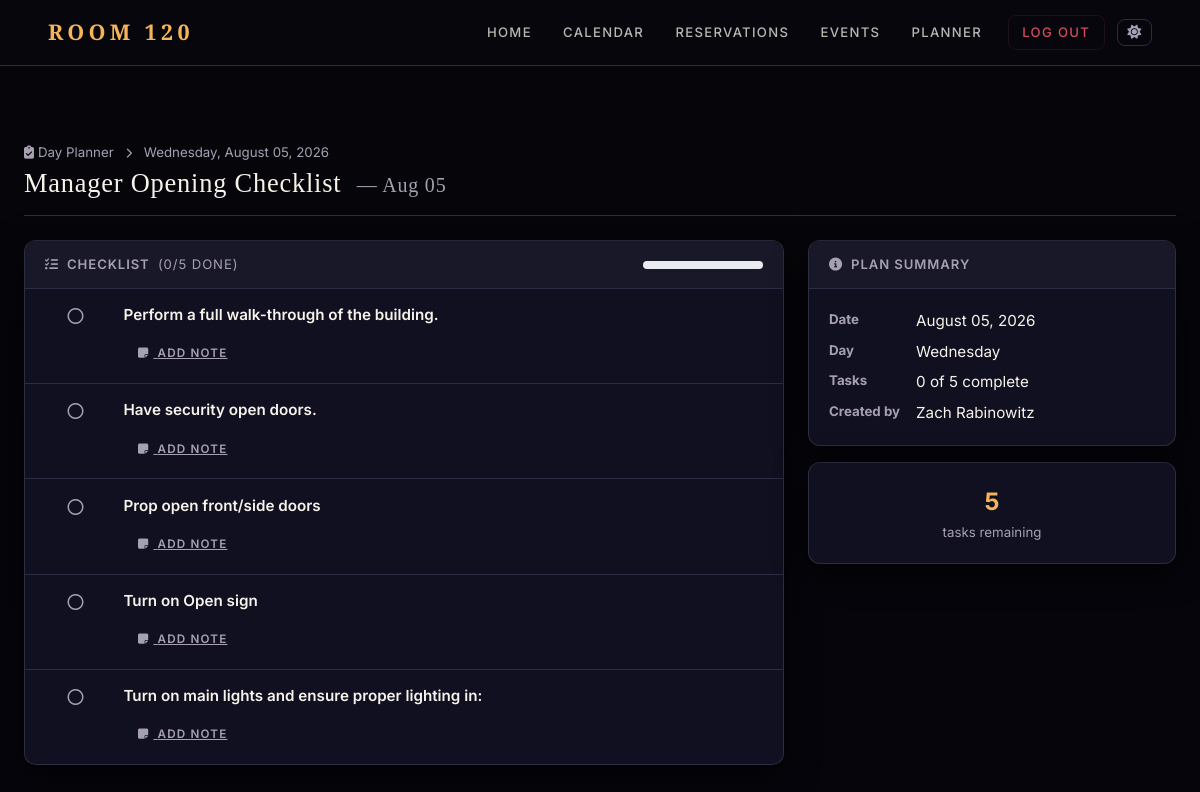
Page /planner/1 (signed in) on the committed database.
### app.py (models this page shows, shortened)
class DayPlan(db.Model):
    __tablename__ = 'day_plan'
    id            = db.Column(db.Integer, primary_key=True)
    plan_date     = db.Column(db.Date, nullable=False, unique=True)
    template_id   = db.Column(db.Integer, db.ForeignKey('checklist_template.id'), nullable=True)
    event_name    = db.Column(db.String(200))
    notes         = db.Column(db.Text)
    created_at    = db.Column(db.DateTime, default=datetime.utcnow)
    created_by_id = db.Column(db.Integer, db.ForeignKey('user.id'), nullable=True)
    template      = db.relationship('ChecklistTemplate', back_populates='day_plans')
    created_by    = db.relationship('User', foreign_keys=[created_by_id])
    tasks         = db.relationship('DayPlanTask', back_populates='day_plan',
                                     cascade='all, delete-orphan',
                                     order_by='DayPlanTask.sort_order')

class DayPlanTask(db.Model):
    __tablename__ = 'day_plan_task'
    id              = db.Column(db.Integer, primary_key=True)
    day_plan_id     = db.Column(db.Integer, db.ForeignKey('day_plan.id'), nullable=False)
    title           = db.Column(db.String(200), nullable=False)
    description     = db.Column(db.Text)
    is_completed     = db.Column(db.Boolean, default=False)
    completed_by_id  = db.Column(db.Integer, db.ForeignKey('user.id'), nullable=True)
    completed_at     = db.Column(db.DateTime, nullable=True)
    assigned_to_id   = db.Column(db.Integer, db.ForeignKey('user.id'), nullable=True)
    manager_note     = db.Column(db.Text)
    time_period      = db.Column(db.String(50), default='')
    sort_order       = db.Column(db.Integer, default=0)
    day_plan         = db.relationship('DayPlan', back_populates='tasks')
    completed_by     = db.relationship('User', foreign_keys=[completed_by_id])
    assigned_to      = db.relationship('User', foreign_keys=[assigned_to_id])

class User(db.Model):
    id = db.Column(db.Integer, primary_key=True)
    username = db.Column(db.String(100), unique=True, nullable=False)
    password = db.Column(db.String(200), nullable=False)
    role = db.Column(db.String(10), nullable=False)
    first_name = db.Column(db.String(100))
    last_name = db.Column(db.String(100))
    email = db.Column(db.String(100))
    phone = db.Column(db.String(20))
    member_number = db.Column(db.String(100))
    active = db.Column(db.Boolean, default=True)
    membership_type = db.Column(db.String(20), default='single')
    staff_role_id = db.Column(db.Integer, db.ForeignKey('staff_role.id'), nullable=True)
    staff_role    = db.relationship('StaffRole', back_populates='users', foreign_keys=[staff_role_id])
    created_at         = db.Column(db.DateTime, default=datetime.utcnow)
    favorite_drink     = db.Column(db.String(200))
    seating_preference = db.Column(db.String(200))
    allergies          = db.Column(db.String(500))
    preferences_notes  = db.Column(db.Text)
    amount_spent = db.Column(db.Float, default=0.0)
    amount_owed = db.Column(db.Float, default=0.0)
    tax_owed = db.Column(db.Float, default=0.0)
    tax_paid = db.Column(db.Float, default=0.0)
    gratuity_owed = db.Column(db.Float, default=0.0)
    gratuity_paid = db.Column(db.Float, default=0.0)
    minimum_adjustment = db.Column(db.Float, default=0.0)
    invoices = db.relationship('Invoice', back_populates='member', cascade='all, delete-orphan')
    reservations = db.relationship('Reservation', back_populates='user', cascade='all, delete-orphan')
    notes_received = db.relationship('Note', foreign_keys='Note.member_id', back_populates='member', cascade='all, delete-orphan')
    notes_written = db.relationship('Note', foreign_keys='Note.author_id', back_populates='author', cascade='all, delete-orphan')
    orders = db.relationship('Order', back_populates='user', cascade='all, delete-orphan')

### app.py (the view)
@app.route('/planner/<int:plan_id>')
def planner_day(plan_id):
    if not (session.get('role') == 'admin' or authorized('view_day_planner')):
        flash('Access denied.', 'danger')
        return redirect(url_for('home'))
    plan = DayPlan.query.get_or_404(plan_id)
    lib_tasks = TaskLibrary.query.filter_by(is_active=True)\
                                  .order_by(TaskLibrary.category, TaskLibrary.sort_order, TaskLibrary.title).all()
    can_manage = session.get('role') == 'admin' or authorized('manage_day_planner')
    staff_users = User.query.filter(
        User.active == True,
        User.role.in_(['admin', 'staff'])
    ).order_by(User.first_name, User.last_name).all()
    return render_template('planner_day.html', plan=plan, lib_tasks=lib_tasks,
                           can_manage=can_manage, staff_users=staff_users)

### app.py (called while the page is built)
@app.before_request
def enable_foreign_keys():
    db.session.execute(text('PRAGMA foreign_keys = ON'))

@app.context_processor
def inject_globals():
    user = None
    if session.get('user_id'):
        user = User.query.get(session.get('user_id'))
    try:
        all_types = MembershipType.query.order_by(MembershipType.sort_order, MembershipType.display_name).all()
    except Exception:
        all_types = []
    type_map = {t.name: t for t in all_types}
    active_types = [t for t in all_types if t.is_active]
    return dict(
        current_user=user,
        membership_types=active_types,
        all_membership_types=all_types,
        membership_type_map=type_map,
    )

def authorized(*perms):
    role = session.get('role')
    if role == 'admin':
        return True
    if role == 'staff':
        user_perms = set(session.get('permissions', []))
        return all(p in user_perms for p in perms)
    return False

### templates/planner_day.html (shortened to what this page needs)
{% extends 'base.html' %}
{% block content %}
<div class="container-fluid px-4 mt-4">
  <div class="page-header d-flex justify-content-between align-items-end flex-wrap gap-2 mb-4">
    <div>
      <div class="text-muted small mb-1">
        <a href="{{ url_for('planner_dashboard') }}" class="text-muted text-decoration-none">
          <i class="fas fa-clipboard-check me-1"></i>Day Planner
        </a>
        <i class="fas fa-chevron-right mx-2" style="font-size:.65rem;"></i>
        {{ plan.plan_date.strftime('%A, %B %d, %Y') }}
      </div>
      <h2 class="mb-0">
        {% if plan.event_name %}
          {{ plan.event_name }}
          <span class="text-muted fw-normal fs-5 ms-2">— {{ plan.plan_date.strftime('%b %d') }}</span>
        {% else %}
          {{ plan.plan_date.strftime('%A, %B %d, %Y') }}
        {% endif %}
      </h2>
    </div>
  </div>
  <div class="row g-4">
    <div class="col-lg-8">
      {% set total = plan.tasks | length %}
      {% set done = plan.tasks | selectattr('is_completed') | list | length %}
      <div class="card">
        <div class="card-header d-flex justify-content-between align-items-center">
          <span class="fw-semibold">
            <i class="fas fa-tasks me-2"></i>Checklist
            <span class="text-muted fw-normal ms-1">({{ done }}/{{ total }} done)</span>
          </span>
          {% if total > 0 %}
          <div class="progress" style="width:120px;height:8px;">
          </div>
          {% endif %}
        </div>
        {% if plan.tasks %}
        <div class="list-group list-group-flush">
          {% for task in plan.tasks %}
          <div class="list-group-item px-3 py-3 {% if task.is_completed %}bg-light bg-opacity-50{% endif %}">
            <div class="d-flex gap-3">
              <form method="POST"
                    action="{{ url_for('planner_task_toggle', plan_id=plan.id, task_id=task.id) }}"
                    class="flex-shrink-0 mt-1">
                <button type="submit" class="btn p-0 border-0 bg-transparent" title="Toggle complete">
                </button>
              </form>
              <div class="flex-grow-1">
                <div class="{% if task.is_completed %}text-muted text-decoration-line-through{% else %}fw-semibold{% endif %}">
                  {{ task.title }}
                </div>
                <div class="mt-2">
                  <button class="btn btn-link btn-sm p-0 text-muted"
                          type="button"
                          data-bs-toggle="collapse"
                          data-bs-target="#noteForm{{ task.id }}">
                    <i class="fas fa-sticky-note me-1"></i>
                    {% if task.manager_note %}Edit note{% else %}Add note{% endif %}
                  </button>
                </div>
              </div>
            </div>
          </div>
          {% endfor %}
        </div>
        {% else %}
        <div class="card-body text-center text-muted py-5">
          <i class="fas fa-clipboard fa-2x mb-3 d-block" style="opacity:.3;"></i>
          No tasks yet. Add tasks below.
        </div>
        {% endif %}
      </div>
    </div>
    <div class="col-lg-4">
      <div class="card mb-3">
        <div class="card-header fw-semibold"><i class="fas fa-info-circle me-2"></i>Plan Summary</div>
        <div class="card-body">
          <dl class="mb-0" style="display:grid;grid-template-columns:auto 1fr;gap:.4rem 1rem;">
            <dt class="text-muted small">Date</dt>
            <dd class="mb-0">{{ plan.plan_date.strftime('%B %d, %Y') }}</dd>
            <dt class="text-muted small">Day</dt>
            <dd class="mb-0">{{ plan.plan_date.strftime('%A') }}</dd>
            <dt class="text-muted small">Tasks</dt>
            <dd class="mb-0">{{ done }} of {{ total }} complete</dd>
            {% if plan.created_by %}
            <dt class="text-muted small">Created by</dt>
            <dd class="mb-0">{{ plan.created_by.first_name }} {{ plan.created_by.last_name }}</dd>
            {% endif %}
          </dl>
        </div>
      </div>
      {% if total > 0 %}
      <div class="card">
        <div class="card-body text-center py-3">
          {% if done == total %}
          <div class="text-success fw-bold fs-5"><i class="fas fa-check-circle me-2"></i>All done!</div>
          <div class="text-muted small">All {{ total }} tasks completed</div>
          {% else %}
          <div class="fw-bold fs-4" style="color:var(--accent);">{{ total - done }}</div>
          <div class="text-muted small">task{{ 's' if (total - done) != 1 else '' }} remaining</div>
          {% endif %}
        </div>
      </div>
      {% endif %}
    </div>
  </div>
</div>
{% endblock %}

### static/css/style_member.css (style rules this page uses)
:root { --bg: #07070d; --bg-elevated: #121220; --bg-soft: #181828; --bg-card: #101020; --border: #2c2c42; --border-light: rgba(255,255,255,0.08); --accent: #f5b45c; --accent-soft: rgba(245,180,92,0.12); --accent-strong: #ffcf7a; --accent-dim: rgba(245,180,92,0.45); --text: #f7f3ea; --text-muted: #a7a0b3; --text-dim: #6a6480; --danger: #ff5c73; --danger-soft: rgba(255,92,115,0.13); --success: #3dd68c; --success-soft: rgba(61,214,140,0.11); --info: #6eb3f7; --info-soft: rgba(110,179,247,0.11); --warning: #f5c842; --warning-soft: rgba(245,200,66,0.11); --nav-bg: rgba(7,7,13,0.97); --nav-link-color: rgba(247,243,234,0.75); --input-bg: rgba(14,14,26,0.95); --input-bg-focus: rgba(16,16,28,0.98); --stripe-bg: rgba(255,255,255,0.03); --header-tint: rgba(255,255,255,0.05); --secondary-btn-bg: rgba(255,255,255,0.06); --secondary-btn-hover: rgba(255,255,255,0.11); --secondary-btn-border:rgba(255,255,255,0.18); --list-tint: rgba(255,255,255,0.03); --hover-tint: rgba(245,180,92,0.06); --body-grad-a: #1c1630; --body-grad-b: #07070d; --toggler-filter: invert(1); --close-filter: invert(1); --shadow: 0 8px 32px rgba(0,0,0,0.5); --shadow-lg: 0 20px 60px rgba(0,0,0,0.7); --nav-h: 66px; --radius: 12px; --radius-sm: 8px; --radius-lg: 18px; --radius-pill:999px; --transition: 0.18s ease; }
*, *::before, *::after { box-sizing: border-box; }
html, body { margin: 0; padding: 0; }
html { scroll-behavior: smooth; }
body { font-family: 'Inter', system-ui, -apple-system, sans-serif; background: var(--bg); color: var(--text); margin: 0; padding: 0; min-height: 100vh; font-size: 0.95rem; line-height: 1.6; }
h1, h2, h3 { font-family: 'Playfair Display', serif; letter-spacing: 0.03em; color: var(--text); }
h2 { font-size: 1.65rem; }
.card { background: var(--bg-card) !important; border: 1px solid var(--border) !important; border-top-color: rgba(255,255,255,0.09) !important; border-radius: var(--radius) !important; box-shadow: var(--shadow) !important; color: var(--text) !important; transition: transform var(--transition), box-shadow var(--transition); }
.card-header { background: var(--bg-soft) !important; border-bottom: 1px solid var(--border) !important; font-weight: 600; font-size: 0.82rem; letter-spacing: 0.07em; text-transform: uppercase; color: var(--text-muted) !important; padding: 0.8rem 1.25rem !important; border-radius: var(--radius) var(--radius) 0 0 !important; }
.card-body { padding: 1.25rem !important; }
.btn { font-size: 0.8rem !important; font-weight: 600 !important; letter-spacing: 0.1em !important; text-transform: uppercase !important; border-radius: var(--radius-pill) !important; padding: 0.5rem 1.35rem !important; transition: all var(--transition) !important; border: 1px solid transparent !important; }
.btn-sm { padding: 0.3rem 0.85rem !important; font-size: 0.73rem !important; }
.list-group-item { background: transparent !important; border-color: var(--border) !important; color: var(--text) !important; padding: 0.9rem 1.25rem !important; transition: background var(--transition); }
.list-group-item:first-child { border-radius: var(--radius-sm) var(--radius-sm) 0 0 !important; }
.list-group-item:last-child { border-radius: 0 0 var(--radius-sm) var(--radius-sm) !important; }
.list-group-flush .list-group-item { border-left: none !important; border-right: none !important; }
.text-muted { color: var(--text-muted) !important; }
.fw-bold { color: var(--text); }
a { color: var(--accent); text-decoration: none; transition: color var(--transition); }
a.text-decoration-none { text-decoration: none !important; }
.page-header { margin-bottom: 1.5rem; padding-bottom: 1rem; border-bottom: 1px solid var(--border); }
.page-header h2 { margin-bottom: 0.1rem; }

### rows in the picture
DayPlan: plan_date "Wednesday, August 05, 2026", event_name "Manager Opening Checklist", plan_date "Aug 05", plan_date "August 05, 2026", plan_date "Wednesday"
DayPlanTask: title "Perform a full walk-through of the building.", shows "ADD NOTE"
DayPlanTask: title "Have security open doors.", shows "ADD NOTE"
DayPlanTask: title "Prop open front/side doors", shows "ADD NOTE"
DayPlanTask: title "Turn on Open sign", shows "ADD NOTE"
DayPlanTask: title "Turn on main lights and ensure proper lighting in:", shows "ADD NOTE"
User: created_by.first_name "Zach", created_by.last_name "Rabinowitz"

### other values in the picture
{{ done }} "0"
{{ total }} "5"
{{ total - done }} "5"
{{ 's' if (total - done) != 1 else '' }} "s"
